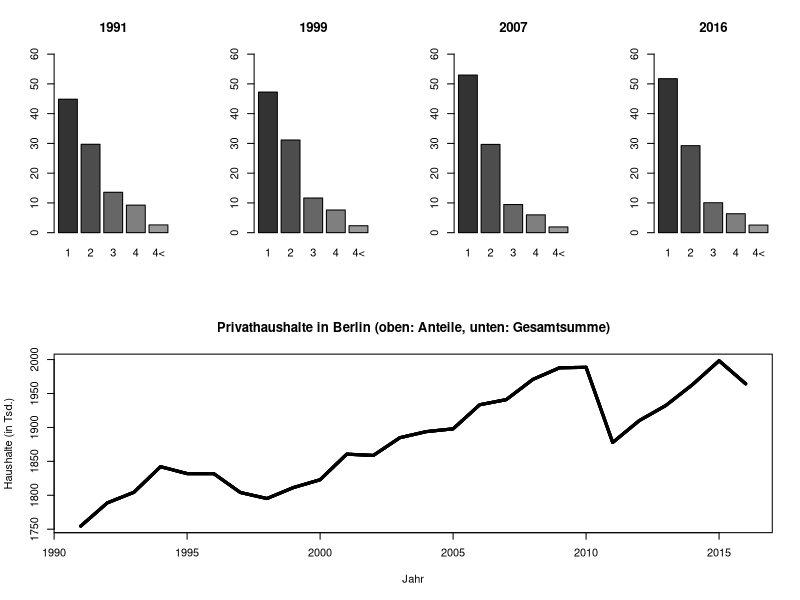

Recreate this plot in R.
x <- read.csv("hhberlin_2017.csv", header=T)

pdf("hhberlin.pdf", width=10, height=7)
layout(matrix(c(1,2,3,4,5,5,5,5), 2, 4, byrow=T))
ind <- trunc(seq(1, nrow(x), length.out=4))
vn <- c("1", "2", "3", "4", "4<")
col <- c("gray20", "gray30", "gray40", "gray50", "gray60")
for (i in ind) {
  v <- as.numeric(x[i, 2:6])
  v <- 100*v/sum(v)
  names(v)<-vn
  barplot(v, ylim=c(0,60), main=x[i,1], col=col)  
}
plot(x[,1], x[,2], type="l", ylim=range(rowSums(x[,2:6])), xlab="Jahr", ylab="Haushalte (in Tsd.)", main="Privathaushalte in Berlin (oben: Anteile, unten: Gesamtsumme)", col=col[1], lwd=3)
for (i in 3:6) {
  lines(x[,1], rowSums(x[,2:6]), lwd=3)
}
dev.off()